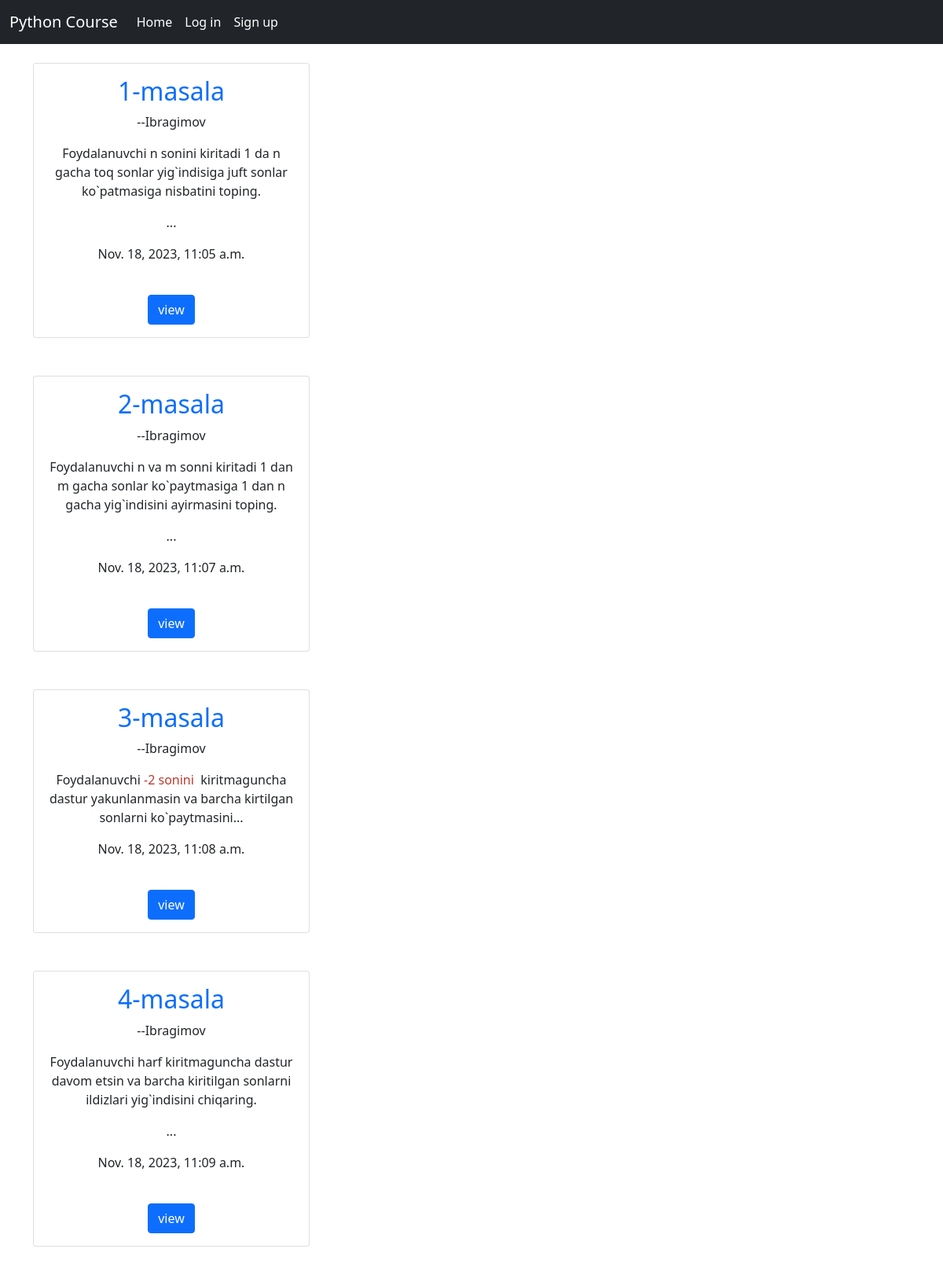
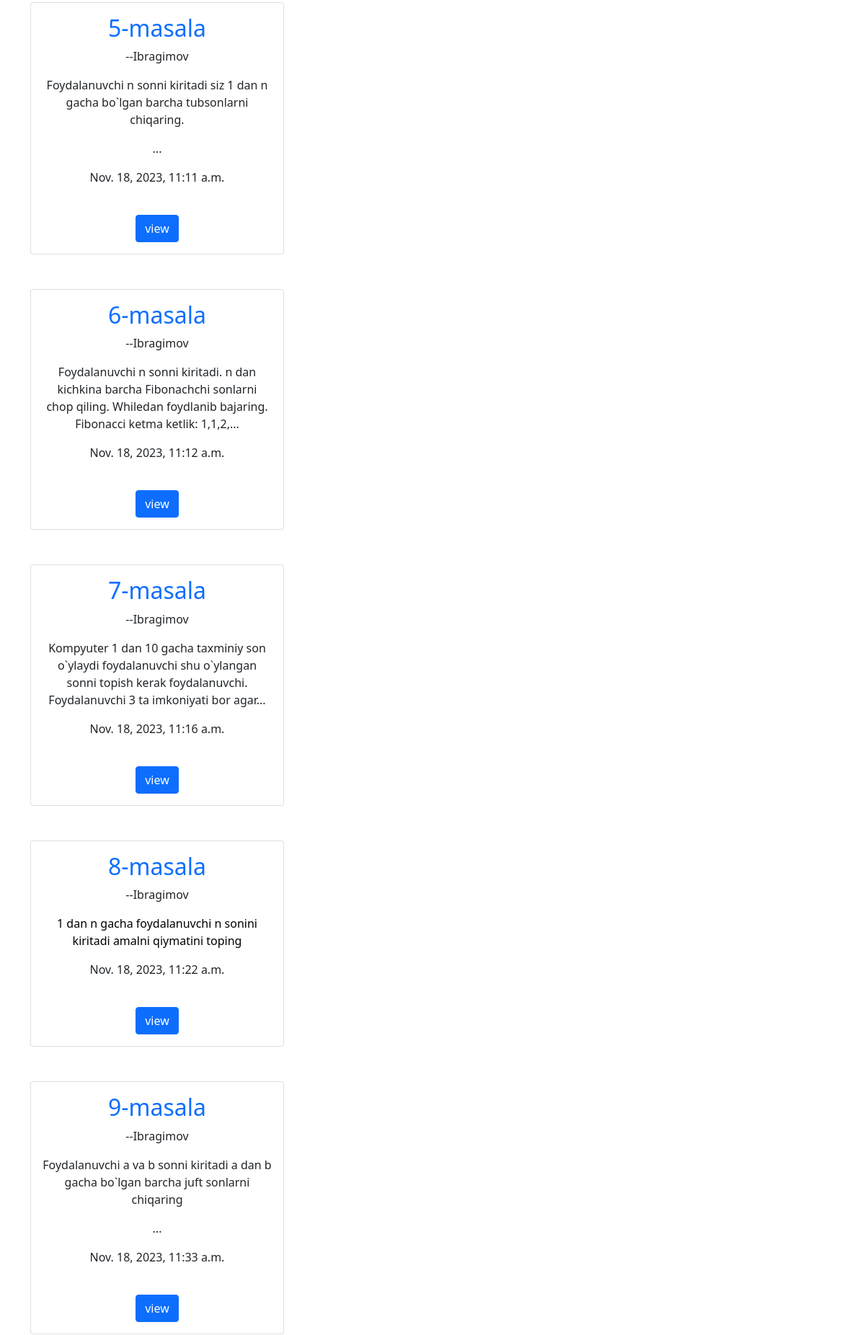
Page /post/ (upper part) on the committed database (2 pictures, top to bottom).
### posts/models.py (models this page shows, shortened)
class Post(models.Model):
    title = models.CharField(max_length=200)
    author = models.ForeignKey(
        get_user_model(),
        on_delete=models.CASCADE
    )
    body = RichTextField()
    photo = models.ImageField(upload_to='images/', blank=True, null=True)
    date = models.DateTimeField(auto_now_add=True)

### accounts/models.py (models this page shows)
class CustomUser(AbstractUser):
    age = models.PositiveIntegerField(null=True,blank=True)

### posts/views.py (the view)
# urls.py: path('',PostListView.as_view(), name='post'),
class PostListView(ListView):
    model = Post
    template_name = 'post.html'

### templates/post.html (shortened to what this page needs)
<!DOCTYPE html>
<html lang="en">
<head>
</head>
<body>
    {%extends 'base.html'%}
    {%block content%}
    <div class="container" style="text-align: center;">
        {% for post in object_list%}
    <br>
    <div class="card" style="width: 22rem;">
        <div class="card-body">
            <h2><a href="{%url 'full_post' post.id%}" style="text-decoration: none;">{{post.title}}</a></h2>
            <p>--{{post.author}}</p>
            <p class="card-text">{{post.body|slice:"150"|safe}}...</p>
            <p>{{post.date}}</p>
            <br>
            <button type="submit" class="btn btn-primary"><a href="{%url 'full_post' post.id%}" style="text-decoration: none; color:white;">view</a></button>
        </div>
      </div>
      <br>
    {%endfor%}
    </div>
    {%endblock content%}

### rows in the picture
Post: title "1-masala", author "Ibragimov", body "Foydalanuvchi n sonini kiritadi 1 da n gacha toq sonlar yig`indisiga juft sonlar ko`patmasiga nisbatini toping.", date "Nov. 18, 2023, 11:05 a.m."
Post: title "2-masala", author "Ibragimov", body "Foydalanuvchi n va m sonni kiritadi 1 dan m gacha sonlar ko`paytmasiga 1 dan n gacha yig`indisini ayirmasini toping.", date "Nov. 18, 2023, 11:07 a.m."
Post: title "3-masala", author "Ibragimov", body "Foydalanuvchi -2 sonini kiritmaguncha dastur yakunlanmasin va barcha kirtilgan sonlarni ko`paytmasini", date "Nov. 18, 2023, 11:08 a.m."
Post: title "4-masala", author "Ibragimov", body "Foydalanuvchi harf kiritmaguncha dastur davom etsin va barcha kiritilgan sonlarni ildizlari yig`indisini chiqaring.", date "Nov. 18, 2023, 11:09 a.m."
Post: title "5-masala", author "Ibragimov", body "Foydalanuvchi n sonni kiritadi siz 1 dan n gacha bo`lgan barcha tubsonlarni chiqaring.", date "Nov. 18, 2023, 11:11 a.m."
Post: title "6-masala", author "Ibragimov", body "Foydalanuvchi n sonni kiritadi. n dan kichkina barcha Fibonachchi sonlarni chop qiling. Whiledan foydlanib bajaring. Fibonacci ketma ketlik: 1,1,2,", date "Nov. 18, 2023, 11:12 a.m."
Post: title "7-masala", author "Ibragimov", body "Kompyuter 1 dan 10 gacha taxminiy son o`ylaydi foydalanuvchi shu o`ylangan sonni topish kerak foydalanuvchi. Foydalanuvchi 3 ta imkoniyati bor agar", date "Nov. 18, 2023, 11:16 a.m."
Post: title "8-masala", author "Ibragimov", body "1 dan n gacha foydalanuvchi n sonini kiritadi amalni qiymatini toping", date "Nov. 18, 2023, 11:22 a.m."
Post: title "9-masala", author "Ibragimov", body "Foydalanuvchi a va b sonni kiritadi a dan b gacha bo`lgan barcha juft sonlarni chiqaring", date "Nov. 18, 2023, 11:33 a.m."
